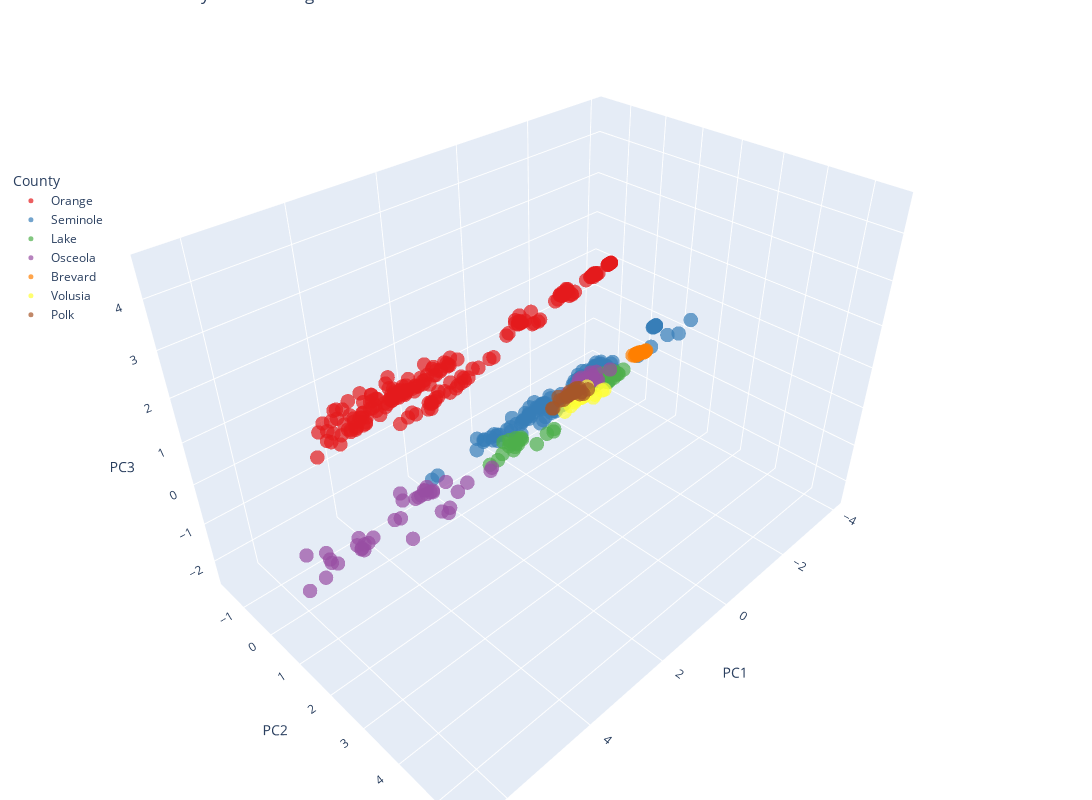

Notebook cell for this chart:
### Code cell
# Apply 3D PCA
pca_3d = PCA(n_components=3)
pca_result_3d = pca_3d.fit_transform(normalized_df)

# Create a DataFrame for 3D PCA results
pca_df_3d = pd.DataFrame(data=pca_result_3d, columns=['PC1', 'PC2', 'PC3'])
pca_df_3d['County'] = branch_level_data['County']

# Plot 3D PCA with Plotly
fig = px.scatter_3d(pca_df_3d, x='PC1', y='PC2', z='PC3', color='County', labels={'County': 'County'}, 
                    title='3D PCA with County Color Coding', opacity=0.7, width=1100, height=800,
                    color_discrete_sequence=px.colors.qualitative.Set1)
fig.update_layout(margin=dict(l=0, r=0, b=0, t=0))
fig.update_traces(marker_size=5)
fig.update_layout(legend_title_text='County', legend=dict(yanchor="top", y=0.79, xanchor="left", x=0.01))

# Show the interactive 3D plot
fig.show()

### Figure 1 — Plotly figure (JSON) as saved in the notebook; plotly's stock layout.template omitted (floating-point values rounded to 4 significant figures; data arrays with more than 128 entries replaced by an {"elided": "..."} marker saying what was removed)
{"data": [{"hovertemplate": "County=Orange<br>PC1=%{x}<br>PC2=%{y}<br>PC3=%{z}<extra></extra>", "legendgroup": "Orange", "marker": {"color": "rgb(228,26,28)", "opacity": 0.7, "size": 5, "symbol": "circle"}, "mode": "markers", "name": "Orange", "scene": "scene", "showlegend": true, "type": "scatter3d", "x": {"elided": "218 float values"}, "y": {"elided": "218 float values"}, "z": {"elided": "218 float values"}}, {"hovertemplate": "County=Seminole<br>PC1=%{x}<br>PC2=%{y}<br>PC3=%{z}<extra></extra>", "legendgroup": "Seminole", "marker": {"color": "rgb(55,126,184)", "opacity": 0.7, "size": 5, "symbol": "circle"}, "mode": "markers", "name": "Seminole", "scene": "scene", "showlegend": true, "type": "scatter3d", "x": {"elided": "133 float values"}, "y": {"elided": "133 float values"}, "z": {"elided": "133 float values"}}, {"hovertemplate": "County=Lake<br>PC1=%{x}<br>PC2=%{y}<br>PC3=%{z}<extra></extra>", "legendgroup": "Lake", "marker": {"color": "rgb(77,175,74)", "opacity": 0.7, "size": 5, "symbol": "circle"}, "mode": "markers", "name": "Lake", "scene": "scene", "showlegend": true, "type": "scatter3d", "x": [1.279, -2.004, -1.397, 1.668, -1.704, -1.143, 1.045, -2.119, -1.597, 0.03769, -2.52, -2.182, 1.489, -1.818, -1.193, 1.042, -2.018, -1.506, -0.6313, -2.803, -2.3, 0.7828, -2.054, -1.69, 1.614, -1.608, -0.7675, 1.342, -1.891, -1.335, 1.013, -2.045, -1.459, -0.3947, -2.553, -2.23, 0.9412, -2.033, -1.601, 1.313, -1.761, -1.368, 1.581, -1.688, -1.258, -0.5233, -2.617, -2.439, 1.405, -1.958, -1.535, 1.506, -1.722, -1.356, 0.9934, -1.788, -1.326], "y": [1.05, 0.7994, 0.8199, 1.262, 0.8724, 0.9542, 0.8558, 0.685, 0.7343, 0.3966, 0.5165, 0.5196, 1.078, 0.82, 0.8328, 0.8113, 0.7066, 0.7136, 0.2848, 0.4497, 0.4758, 0.7052, 0.6534, 0.6568, 1.037, 0.81, 0.8919, 0.9479, 0.7414, 0.7605, 0.7292, 0.7181, 0.7181, 0.2872, 0.4405, 0.4456, 0.8087, 0.7542, 0.7006, 1.008, 0.7391, 0.8232, 0.5455, 0.5561, 0.5743, 0.3723, 0.4637, 0.4712, 0.7581, 0.6925, 0.6991, 0.7235, 0.6115, 0.647, 0.913, 0.7381, 0.7026], "z": [-0.3157, -0.3047, -0.3046, -0.1963, -0.2511, -0.2044, -0.7206, -0.4611, -0.4532, -1.516, -0.7558, -0.8365, -0.2415, -0.2312, -0.2586, -0.7163, -0.4201, -0.5048, -1.507, -0.81, -0.8582, -0.8072, -0.4821, -0.5493, -0.2476, -0.1934, -0.1338, -0.4882, -0.376, -0.3976, -0.8733, -0.4135, -0.5046, -1.515, -0.8476, -0.8942, -0.6608, -0.3713, -0.4633, -0.6389, -0.4128, -0.3841, -1.144, -0.6799, -0.6838, -1.474, -0.8382, -0.8585, -0.8312, -0.469, -0.5162, -0.9576, -0.5985, -0.611, -0.5337, -0.3918, -0.4633]}, {"hovertemplate": "County=Osceola<br>PC1=%{x}<br>PC2=%{y}<br>PC3=%{z}<extra></extra>", "legendgroup": "Osceola", "marker": {"color": "rgb(152,78,163)", "opacity": 0.7, "size": 5, "symbol": "circle"}, "mode": "markers", "name": "Osceola", "scene": "scene", "showlegend": true, "type": "scatter3d", "x": [3.491, 5.403, -1.5, 3.987, 6.294, -1.498, 3.326, 5.049, -1.596, 2.147, 3.408, -1.952, 4.034, 6.038, -1.145, 3.43, 5.049, -1.458, 1.011, 2.196, -2.492, 2.697, 4.752, -1.701, 4.239, 6.532, -1.125, 3.416, 5.901, -1.192, 3.157, 5.15, -1.49, 1.72, 2.382, -2.057, 3.212, 5.018, -1.309, 3.475, 5.316, -1.282, 3.883, 5.723, -1.08, 1.134, 2.328, -2.095, 3.513, 5.552, -1.211, 3.855, 6.105, -0.8792, 3.481, 5.263, -1.233], "y": [0.8552, 1.289, 0.5785, 1.144, 1.824, 0.7497, 0.6045, 1.002, 0.5368, 0.1069, 0.0684, 0.3063, 0.7794, 1.201, 0.5535, 0.5557, 0.7482, 0.5026, -0.04715, -0.1468, 0.2979, 0.4306, 0.7097, 0.4607, 1.027, 1.445, 0.6502, 0.6952, 1.041, 0.4484, 0.5865, 0.8929, 0.5359, -0.08031, -0.2072, 0.2649, 0.572, 0.8084, 0.4664, 1.017, 1.272, 0.641, 0.1948, 0.414, 0.3719, 0.04186, -0.03747, 0.2828, 0.5691, 0.6538, 0.5296, 0.375, 0.4303, 0.4531, 0.7328, 0.9583, 0.5488], "z": [-0.4246, -0.2142, -0.2236, -0.2455, 0.1663, -0.1191, -0.858, -0.7676, -0.3511, -1.818, -2.386, -0.7689, -0.4846, -0.2082, -0.2527, -0.8636, -1.076, -0.3784, -1.894, -2.406, -0.7318, -1.021, -1.025, -0.4813, -0.02944, 0.2425, -0.1458, -0.654, -0.5728, -0.4753, -0.885, -0.9385, -0.4036, -1.927, -2.436, -0.83, -0.899, -0.9552, -0.4646, -0.4671, -0.5854, -0.3168, -1.464, -1.621, -0.683, -1.862, -2.405, -0.8545, -0.8498, -1.194, -0.3713, -1.319, -1.685, -0.5589, -0.5883, -0.7131, -0.3511]}, {"hovertemplate": "County=Brevard<br>PC1=%{x}<br>PC2=%{y}<br>PC3=%{z}<extra></extra>", "legendgroup": "Brevard", "marker": {"color": "rgb(255,127,0)", "opacity": 0.7, "size": 5, "symbol": "circle"}, "mode": "markers", "name": "Brevard", "scene": "scene", "showlegend": true, "type": "scatter3d", "x": [-2.972, -2.939, -3.069, -3.422, -2.829, -3.037, -3.45, -3.088, -2.902, -2.945, -3.089, -3.39, -3.12, -3.099, -2.96, -3.425, -3.078, -2.979, -3.027], "y": [0.694, 0.7295, 0.6807, 0.5879, 0.6791, 0.6423, 0.5829, 0.6543, 0.7146, 0.7079, 0.659, 0.5669, 0.6677, 0.714, 0.646, 0.5738, 0.6527, 0.6765, 0.6826], "z": [-0.3263, -0.2882, -0.3394, -0.4983, -0.3149, -0.3958, -0.4973, -0.3667, -0.2875, -0.2973, -0.3945, -0.5357, -0.401, -0.3311, -0.3988, -0.5307, -0.4025, -0.3881, -0.3454]}, {"hovertemplate": "County=Volusia<br>PC1=%{x}<br>PC2=%{y}<br>PC3=%{z}<extra></extra>", "legendgroup": "Volusia", "marker": {"color": "rgb(255,255,51)", "opacity": 0.7, "size": 5, "symbol": "circle"}, "mode": "markers", "name": "Volusia", "scene": "scene", "showlegend": true, "type": "scatter3d", "x": [-0.8245, -0.4909, -1.062, -1.681, -0.7726, -0.902, -2.043, -1.174, -0.9629, -0.9414, -1.081, -1.819, -1.065, -0.8551, -0.8166, -2.055, -0.8328, -0.5499, -0.9135], "y": [0.8512, 1.065, 0.8144, 0.5185, 0.9371, 0.8059, 0.4617, 0.6871, 0.9659, 0.9139, 0.7825, 0.4481, 0.7448, 0.8945, 0.6207, 0.5241, 0.718, 0.6904, 0.8845], "z": [-0.4143, -0.2344, -0.4787, -1.027, -0.2832, -0.5141, -1.036, -0.6553, -0.1555, -0.3695, -0.561, -1.049, -0.5562, -0.4409, -0.7818, -0.9855, -0.6378, -0.7634, -0.4041]}, {"hovertemplate": "County=Polk<br>PC1=%{x}<br>PC2=%{y}<br>PC3=%{z}<extra></extra>", "legendgroup": "Polk", "marker": {"color": "rgb(166,86,40)", "opacity": 0.7, "size": 5, "symbol": "circle"}, "mode": "markers", "name": "Polk", "scene": "scene", "showlegend": true, "type": "scatter3d", "x": [-0.9621, -0.845, -0.9291, -1.455, -0.8426, -0.8762, -1.735, -1.256, -0.4123, -0.7972, -1.089, -1.433, -1.036, -0.7745, -0.5237, -1.592, -0.5868, -0.397, -0.6583], "y": [0.5942, 0.7696, 0.5382, 0.3558, 0.5547, 0.4804, 0.2942, 0.4696, 0.6282, 0.505, 0.507, 0.3255, 0.5067, 0.5987, 0.3634, 0.2858, 0.5112, 0.4536, 0.5366], "z": [-0.409, -0.2302, -0.527, -0.8388, -0.4339, -0.5947, -0.9339, -0.5844, -0.3254, -0.5764, -0.5759, -0.9052, -0.5835, -0.4791, -0.8252, -0.9957, -0.5609, -0.7219, -0.5741]}], "layout": {"height": 800, "legend": {"title": {"text": "County"}, "tracegroupgap": 0, "x": 0.01, "xanchor": "left", "y": 0.79, "yanchor": "top"}, "margin": {"b": 0, "l": 0, "r": 0, "t": 0}, "scene": {"domain": {"x": [0, 1], "y": [0, 1]}, "xaxis": {"title": {"text": "PC1"}}, "yaxis": {"title": {"text": "PC2"}}, "zaxis": {"title": {"text": "PC3"}}}, "title": {"text": "3D PCA with County Color Coding"}, "width": 1100}}
